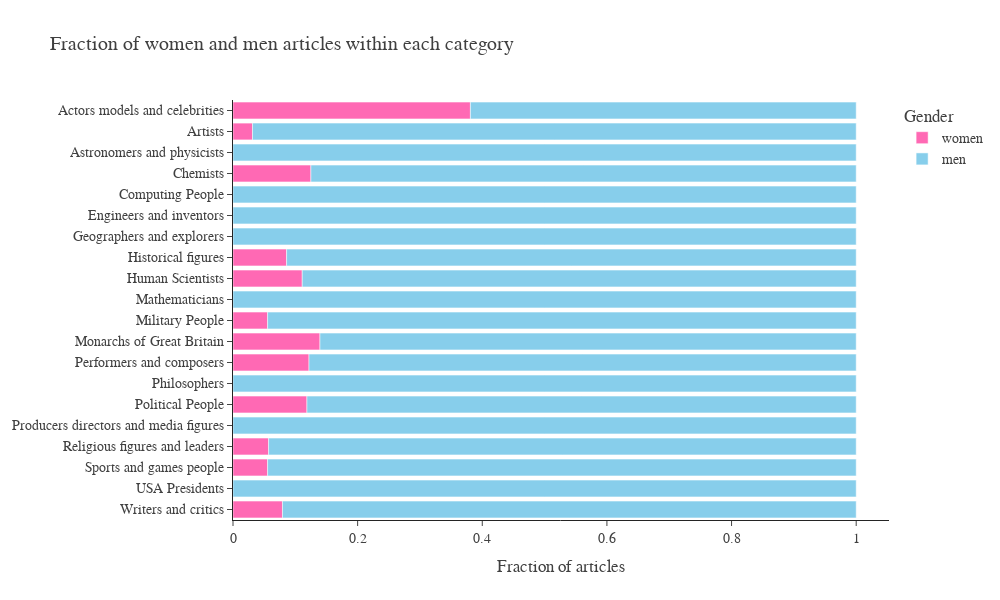

Notebook source saved alongside this figure:
### Markdown cell above
#### **Plot 2**

### Code cell
women_count = people[people['gender'] == "female"]["category"].count()
men_count = people[people['gender'] == "male"]["category"].count()
number_of_people_per_cat = people.groupby("category")["gender"].count()
men_women_proportion = pd.DataFrame({'women': women_people/number_of_people_per_cat,'men': men_people/number_of_people_per_cat}, 
                                    index=index).sort_index()
men_women_proportion.fillna(0,inplace=True)

fig = px.bar(men_women_proportion, x='women')

fig = px.bar(men_women_proportion, 
             x = [category for category in men_women_proportion.columns],
             y = men_women_proportion.transpose().columns.str.replace('_', ' '),
             color_discrete_sequence = ['hotpink','skyblue'],
             title = 'Fraction of women and men articles within each category',
             labels={"y": "Categories",
                     "value": "Fraction of articles",
                     "variable": "Gender"},
             orientation='h',
             width=1000, height=600,
            template = 'simple_white')

fig.update_layout(font_color = '#404040', font_family='Times New Roman, serif', font_size = 14, yaxis=dict(title = None, autorange="reversed"))
fig.show()

# fig.to_html(full_html = False, include_plotlyjs='cdn')
# fig.write_html("datastory_plot/plot2.html", full_html=False, include_plotlyjs='cdn')

### Figure 1 — Plotly figure (JSON) as saved in the notebook; plotly's stock layout.template omitted (floating-point values rounded to 4 significant figures)
{"data": [{"alignmentgroup": "True", "hovertemplate": "Gender=women<br>Fraction of articles=%{x}<br>Categories=%{y}<extra></extra>", "legendgroup": "women", "marker": {"color": "hotpink", "pattern": {"shape": ""}}, "name": "women", "offsetgroup": "women", "orientation": "h", "showlegend": true, "textposition": "auto", "type": "bar", "x": [0.381, 0.03125, 0, 0.125, 0, 0, 0, 0.08602, 0.1111, 0, 0.05556, 0.1395, 0.122, 0, 0.1186, 0, 0.05714, 0.05556, 0, 0.07937], "xaxis": "x", "y": ["Actors models and celebrities", "Artists", "Astronomers and physicists", "Chemists", "Computing People", "Engineers and inventors", "Geographers and explorers", "Historical figures", "Human Scientists", "Mathematicians", "Military People", "Monarchs of Great Britain", "Performers and composers", "Philosophers", "Political People", "Producers directors and media figures", "Religious figures and leaders", "Sports and games people", "USA Presidents", "Writers and critics"], "yaxis": "y"}, {"alignmentgroup": "True", "hovertemplate": "Gender=men<br>Fraction of articles=%{x}<br>Categories=%{y}<extra></extra>", "legendgroup": "men", "marker": {"color": "skyblue", "pattern": {"shape": ""}}, "name": "men", "offsetgroup": "men", "orientation": "h", "showlegend": true, "textposition": "auto", "type": "bar", "x": [0.619, 0.9688, 1, 0.875, 1, 1, 1, 0.914, 0.8889, 1, 0.9444, 0.8605, 0.878, 1, 0.8814, 1, 0.9429, 0.9444, 1, 0.9206], "xaxis": "x", "y": ["Actors models and celebrities", "Artists", "Astronomers and physicists", "Chemists", "Computing People", "Engineers and inventors", "Geographers and explorers", "Historical figures", "Human Scientists", "Mathematicians", "Military People", "Monarchs of Great Britain", "Performers and composers", "Philosophers", "Political People", "Producers directors and media figures", "Religious figures and leaders", "Sports and games people", "USA Presidents", "Writers and critics"], "yaxis": "y"}], "layout": {"barmode": "relative", "font": {"color": "#404040", "family": "Times New Roman, serif", "size": 14}, "height": 600, "legend": {"title": {"text": "Gender"}, "tracegroupgap": 0}, "title": {"text": "Fraction of women and men articles within each category"}, "width": 1000, "xaxis": {"anchor": "y", "domain": [0, 1], "title": {"text": "Fraction of articles"}}, "yaxis": {"anchor": "x", "autorange": "reversed", "domain": [0, 1], "title": {}}}}
